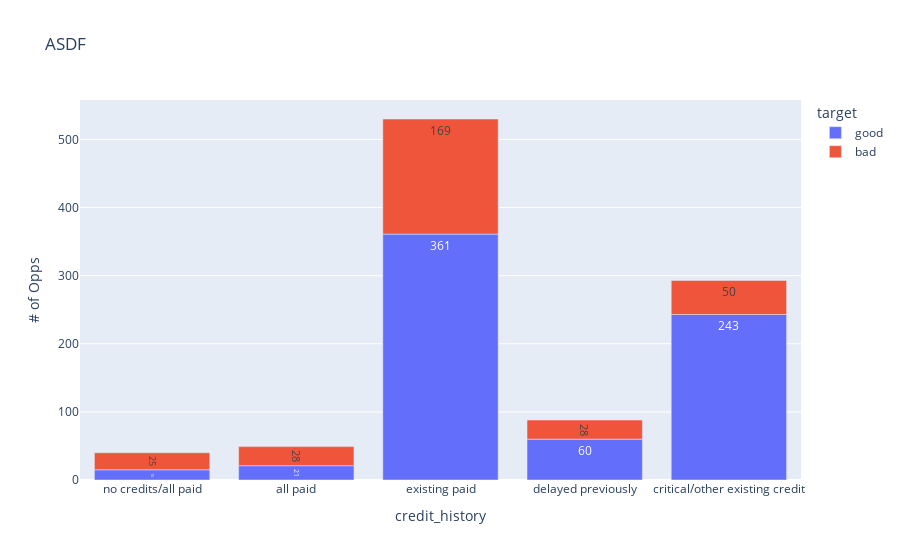

Write notebook code for a chart like this one.
### Code cell
#opps.group
fig = px.bar(
    credit_data.groupby(['credit_history', 'target']).size().reset_index(),
    x='credit_history',
    y=0,
    color='target',
    title='ASDF',
    labels={
        'arr_difference': "ARR VARIANCE",
        '0': '# of Opps'
    },
    #markers=True,
    text=0,
)
fig.update_traces(textposition="inside")

### Figure 1 — Plotly figure (JSON) as saved in the notebook; plotly's stock layout.template omitted (floating-point values rounded to 4 significant figures)
{"data": [{"alignmentgroup": "True", "hovertemplate": "target=good<br>credit_history=%{x}<br># of Opps=%{text}<extra></extra>", "legendgroup": "good", "marker": {"color": "#636efa", "pattern": {"shape": ""}}, "name": "good", "offsetgroup": "good", "orientation": "v", "showlegend": true, "text": [15, 21, 361, 60, 243], "textposition": "inside", "type": "bar", "x": ["no credits/all paid", "all paid", "existing paid", "delayed previously", "critical/other existing credit"], "xaxis": "x", "y": [15, 21, 361, 60, 243], "yaxis": "y"}, {"alignmentgroup": "True", "hovertemplate": "target=bad<br>credit_history=%{x}<br># of Opps=%{text}<extra></extra>", "legendgroup": "bad", "marker": {"color": "#EF553B", "pattern": {"shape": ""}}, "name": "bad", "offsetgroup": "bad", "orientation": "v", "showlegend": true, "text": [25, 28, 169, 28, 50], "textposition": "inside", "type": "bar", "x": ["no credits/all paid", "all paid", "existing paid", "delayed previously", "critical/other existing credit"], "xaxis": "x", "y": [25, 28, 169, 28, 50], "yaxis": "y"}], "layout": {"barmode": "relative", "legend": {"title": {"text": "target"}, "tracegroupgap": 0}, "title": {"text": "ASDF"}, "xaxis": {"anchor": "y", "domain": [0, 1], "title": {"text": "credit_history"}}, "yaxis": {"anchor": "x", "domain": [0, 1], "title": {"text": "# of Opps"}}}}
